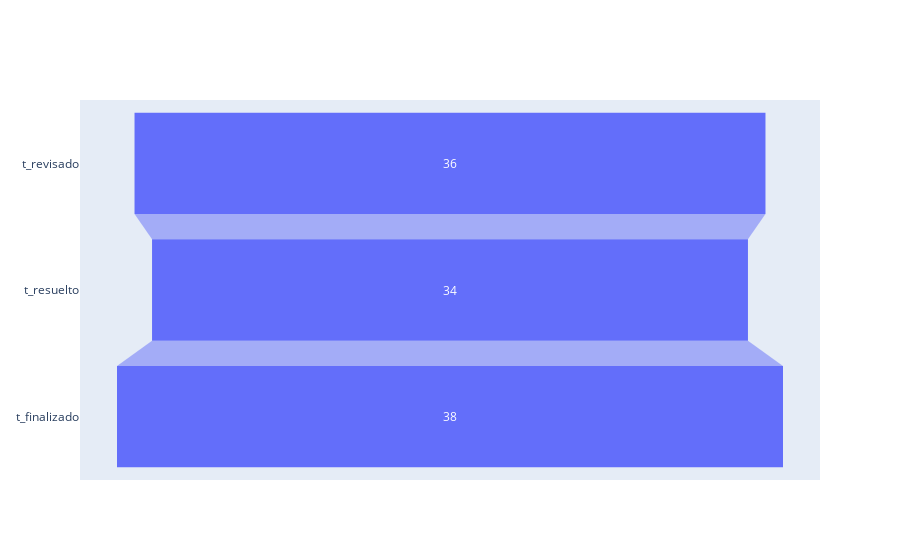

Write notebook code for a chart like this one.
### Code cell
# Funnel entre tickets revisados, resueltos y finalizados

fig = go.Figure(go.Funnel(
    y = data_clean1.columns[5:9] ,
    x = [data_clean1.t_revisado.value_counts().loc[True], data_clean1.t_resuelto.value_counts().loc[True], data_clean1.t_finalizado.value_counts().loc[True]]))

fig.show()

### Figure 1 — Plotly figure (JSON) as saved in the notebook; plotly's stock layout.template omitted (floating-point values rounded to 4 significant figures)
{"data": [{"type": "funnel", "x": [36, 34, 38], "y": ["t_revisado", "t_resuelto", "t_finalizado", "nuevo_req"]}], "layout": {}}
